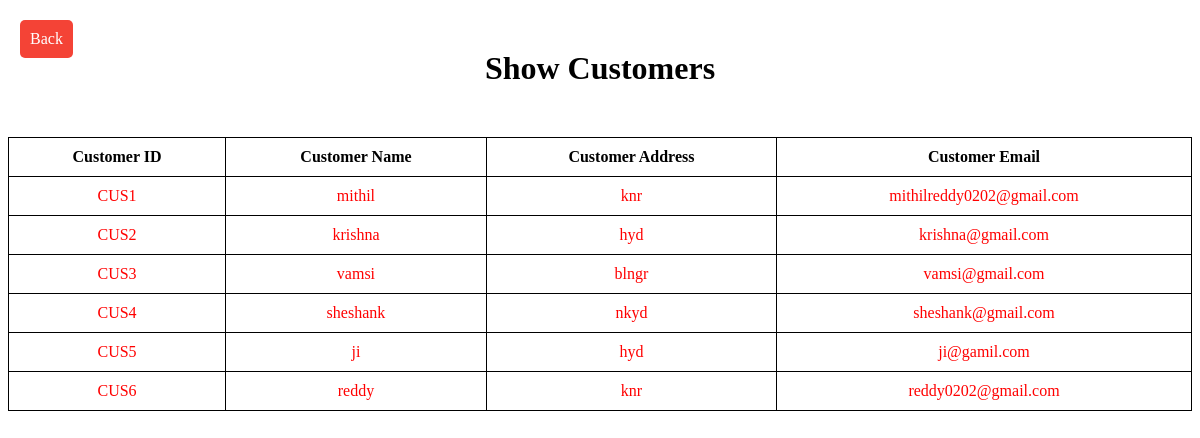
The page /show-customers on the database its author committed.
### tables this page shows
CREATE TABLE customer(customer_id varchar(30),customer_name varchar(40),customer_addr varchar(50),customer_mail varchar(50));

### app.py (the view)
@app.route('/show-customers')
def customer_show():
    conn = sqlite3.connect('ims.db')
    cn = conn.cursor()
    cn.execute("select * from customer")
    data = []
    for i in cn.fetchall():
        customer = {}
        customer['customer_id']= i[0]
        customer['customer_name'] = i[1]
        customer['customer_addr'] = i[2]
        customer['customer_mail'] = i[3]
        data.append(customer)
    print(data)
    return render_template('showcustomers.html',data = data)

### templates/showcustomers.html (shortened to what this page needs)
<!DOCTYPE html>
<html>
<head>
</head>
<body>
    <h1>Show Customers</h1>
    <a href="/customers" class="home-button">Back</a>
    <div class="table-container fade-in">
        <table>
            <tr>
                <th>Customer ID</th>
                <th>Customer Name</th>
                <th>Customer Address</th>
                <th>Customer Email</th>
            </tr>
            {% for customer in data %}
                <tr>
                    <td>{{ customer.customer_id }}</td>
                    <td>{{ customer.customer_name }}</td>
                    <td>{{ customer.customer_addr }}</td>
                    <td>{{ customer.customer_mail }}</td>
                </tr>
            {% endfor %}
        </table>
    </div>
</body>
</html>

### templates/showcustomers.html (style rules this page uses)
body { background-image: url("https://wallpaperaccess.com/full/2374139.jpg"); background-size: cover; background-position: unset; background-repeat: no-repeat; backface-visibility: visible; }
h1 { text-align: center; margin-top: 50px; color: #000000; }
.table-container { margin-top: 50px; text-align: center; }
table { width: 100%; border-collapse: collapse; }
th { padding: 10px; border: 1px solid #000000; color: #000000; }
td { padding: 10px; border: 1px solid #000000; color: #ff0000; background-color: #ffffff; }
th { background-color: #ffffff; }
.fade-in { animation: fadeIn 1s ease-in-out; }
.home-button { position: fixed; top: 20px; left: 20px; background-color: #f44336; color: white; padding: 10px; border-radius: 5px; text-decoration: none; cursor: pointer; }

### rows shown on the page
customer: customer_id "CUS1", customer_name "mithil", customer_addr "knr", customer_mail "mithilreddy0202@gmail.com"
customer: customer_id "CUS2", customer_name "krishna", customer_addr "hyd", customer_mail "krishna@gmail.com"
customer: customer_id "CUS3", customer_name "vamsi", customer_addr "blngr", customer_mail "vamsi@gmail.com"
customer: customer_id "CUS4", customer_name "sheshank", customer_addr "nkyd", customer_mail "sheshank@gmail.com"
customer: customer_id "CUS5", customer_name "ji", customer_addr "hyd", customer_mail "ji@gamil.com"
customer: customer_id "CUS6", customer_name "reddy", customer_addr "knr", customer_mail "reddy0202@gmail.com"
